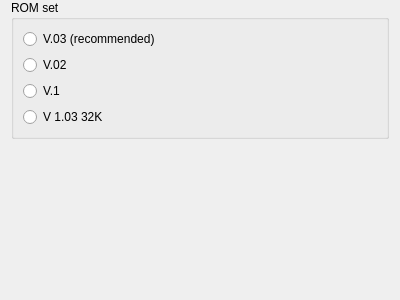
<?xml version="1.0" encoding="UTF-8"?>
<ui version="4.0">
 <class>PartnerConfigWidget</class>
 <widget class="QWidget" name="PartnerConfigWidget">
  <property name="geometry">
   <rect>
    <x>0</x>
    <y>0</y>
    <width>400</width>
    <height>300</height>
   </rect>
  </property>
  <property name="sizePolicy">
   <sizepolicy hsizetype="Preferred" vsizetype="Preferred">
    <horstretch>0</horstretch>
    <verstretch>0</verstretch>
   </sizepolicy>
  </property>
  <property name="windowTitle">
   <string notr="true">SpecConfigWidget</string>
  </property>
  <layout class="QVBoxLayout" name="verticalLayout_2">
   <property name="topMargin">
    <number>0</number>
   </property>
   <item>
    <widget class="QGroupBox" name="romsetGroupBox">
     <property name="sizePolicy">
      <sizepolicy hsizetype="Preferred" vsizetype="Preferred">
       <horstretch>1</horstretch>
       <verstretch>0</verstretch>
      </sizepolicy>
     </property>
     <property name="title">
      <string>ROM set</string>
     </property>
     <layout class="QVBoxLayout" name="verticalLayout">
      <property name="spacing">
       <number>6</number>
      </property>
      <item>
       <widget class="QRadioButton" name="v3RadioButton">
        <property name="text">
         <string>V.03 (recommended)</string>
        </property>
       </widget>
      </item>
      <item>
       <widget class="QRadioButton" name="v2RadioButton">
        <property name="text">
         <string>V.02</string>
        </property>
       </widget>
      </item>
      <item>
       <widget class="QRadioButton" name="v1RadioButton">
        <property name="text">
         <string>V.1</string>
        </property>
       </widget>
      </item>
      <item>
       <widget class="QRadioButton" name="v103RadioButton">
        <property name="text">
         <string>V 1.03 32K</string>
        </property>
       </widget>
      </item>
     </layout>
    </widget>
   </item>
   <item>
    <spacer name="verticalSpacer">
     <property name="orientation">
      <enum>Qt::Vertical</enum>
     </property>
     <property name="sizeHint" stdset="0">
      <size>
       <width>20</width>
       <height>0</height>
      </size>
     </property>
    </spacer>
   </item>
  </layout>
 </widget>
 <tabstops>
  <tabstop>v3RadioButton</tabstop>
  <tabstop>v2RadioButton</tabstop>
  <tabstop>v1RadioButton</tabstop>
 </tabstops>
 <resources/>
 <connections/>
</ui>
